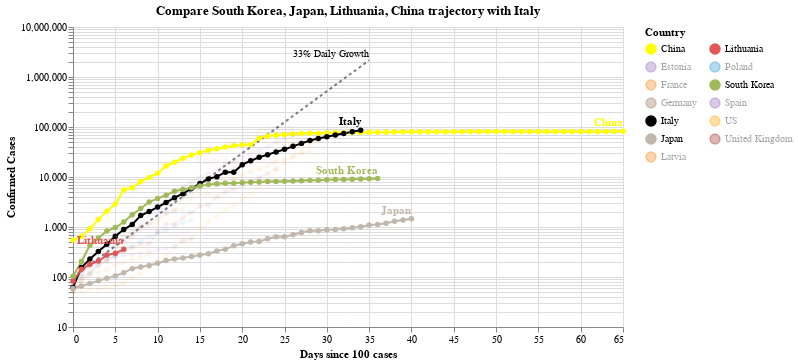

Notebook code cell kept with this figure:
### Code cell
#hide_input
chart3 = make_since_chart(['South Korea', 'Japan', 'Lithuania', 'China'])
chart3

### Figure 1 — Vega-Lite specification as saved in the notebook (floating-point values rounded to 4 significant figures; data arrays with more than 128 entries replaced by an {"elided": "..."} marker saying what was removed)
{"config": {"view": {"continuousWidth": 400, "continuousHeight": 300}}, "layer": [{"mark": {"type": "line", "color": "black", "opacity": 0.5, "strokeDash": [3, 3]}, "encoding": {"x": {"type": "quantitative", "field": "Days since 100 cases"}, "y": {"type": "quantitative", "field": "Confirmed Cases"}}}, {"mark": {"type": "text", "align": "right", "dy": -6, "fontSize": 10, "text": "33% Daily Growth"}, "encoding": {"x": {"type": "quantitative", "field": "Days since 100 cases"}, "y": {"type": "quantitative", "field": "Confirmed Cases"}}, "transform": [{"filter": "(datum['Days since 100 cases'] >= 35)"}]}, {"data": {"name": "data-b4eb8b8d9c188949bb45cbe6c8a4ffd4"}, "mark": {"type": "line", "point": true}, "encoding": {"color": {"type": "nominal", "field": "Country", "legend": {"columns": 2}, "scale": {"domain": ["China", "Estonia", "France", "Germany", "Italy", "Japan", "Latvia", "Lithuania", "Poland", "South Korea", "Spain", "US", "United Kingdom"], "range": ["yellow", "#9467bd", "#F58518", "#9D755D", "black", "#C1B7AD", "#F58518", "#E45756", "#2495D3", "#A1BA59", "#9467bd", "orange", "brown"]}}, "opacity": {"condition": {"value": 1, "selection": "selector001"}, "value": 0.05}, "tooltip": [{"type": "nominal", "field": "Country"}, {"type": "temporal", "field": "Date"}, {"type": "quantitative", "field": "Confirmed Cases"}, {"type": "quantitative", "field": "Days since 100 cases"}], "x": {"type": "quantitative", "field": "Days since 100 cases"}, "y": {"type": "quantitative", "field": "Confirmed Cases", "scale": {"type": "log"}}}, "selection": {"selector001": {"type": "multi", "fields": ["Country"], "bind": "legend", "init": [{"Country": "South Korea"}, {"Country": "Japan"}, {"Country": "Lithuania"}, {"Country": "China"}, {"Country": "Italy"}]}}, "width": 550}, {"data": {"name": "data-b4eb8b8d9c188949bb45cbe6c8a4ffd4"}, "mark": {"type": "text", "align": "right", "dy": -8, "fontWeight": "bold"}, "encoding": {"color": {"type": "nominal", "field": "Country", "legend": {"columns": 2}, "scale": {"domain": ["China", "Estonia", "France", "Germany", "Italy", "Japan", "Latvia", "Lithuania", "Poland", "South Korea", "Spain", "US", "United Kingdom"], "range": ["yellow", "#9467bd", "#F58518", "#9D755D", "black", "#C1B7AD", "#F58518", "#E45756", "#2495D3", "#A1BA59", "#9467bd", "orange", "brown"]}}, "opacity": {"condition": {"value": 1, "selection": "selector001"}, "value": 0.05}, "text": {"type": "nominal", "field": "Country"}, "tooltip": [{"type": "nominal", "field": "Country"}, {"type": "temporal", "field": "Date"}, {"type": "quantitative", "field": "Confirmed Cases"}, {"type": "quantitative", "field": "Days since 100 cases"}], "x": {"type": "quantitative", "field": "Days since 100 cases"}, "y": {"type": "quantitative", "field": "Confirmed Cases", "scale": {"type": "log"}}}, "transform": [{"filter": "(datum['Date'] >= 1585267200000)"}], "width": 550}], "data": {"name": "data-c1a3bbf4dd040f2e7e8e7a69520e3c2a"}, "title": "Compare South Korea, Japan, Lithuania, China trajectory with Italy", "$schema": "https://vega.github.io/schema/vega-lite/v4.0.2.json", "datasets": {"data-c1a3bbf4dd040f2e7e8e7a69520e3c2a": [{"Days since 100 cases": 0, "Confirmed Cases": 100.0}, {"Days since 100 cases": 1, "Confirmed Cases": 133.0}, {"Days since 100 cases": 2, "Confirmed Cases": 176.9}, {"Days since 100 cases": 3, "Confirmed Cases": 235.3}, {"Days since 100 cases": 4, "Confirmed Cases": 312.9}, {"Days since 100 cases": 5, "Confirmed Cases": 416.2}, {"Days since 100 cases": 6, "Confirmed Cases": 553.5}, {"Days since 100 cases": 7, "Confirmed Cases": 736.1}, {"Days since 100 cases": 8, "Confirmed Cases": 979.1}, {"Days since 100 cases": 9, "Confirmed Cases": 1302.0}, {"Days since 100 cases": 10, "Confirmed Cases": 1732.0}, {"Days since 100 cases": 11, "Confirmed Cases": 2303.0}, {"Days since 100 cases": 12, "Confirmed Cases": 3064.0}, {"Days since 100 cases": 13, "Confirmed Cases": 4074.0}, {"Days since 100 cases": 14, "Confirmed Cases": 5419.0}, {"Days since 100 cases": 15, "Confirmed Cases": 7207.0}, {"Days since 100 cases": 16, "Confirmed Cases": 9586.0}, {"Days since 100 cases": 17, "Confirmed Cases": 12750.0}, {"Days since 100 cases": 18, "Confirmed Cases": 16960.0}, {"Days since 100 cases": 19, "Confirmed Cases": 22550.0}, {"Days since 100 cases": 20, "Confirmed Cases": 29990.0}, {"Days since 100 cases": 21, "Confirmed Cases": 39890.0}, {"Days since 100 cases": 22, "Confirmed Cases": 53060.0}, {"Days since 100 cases": 23, "Confirmed Cases": 70560.0}, {"Days since 100 cases": 24, "Confirmed Cases": 93850.0}, {"Days since 100 cases": 25, "Confirmed Cases": 124800.0}, {"Days since 100 cases": 26, "Confirmed Cases": 166000.0}, {"Days since 100 cases": 27, "Confirmed Cases": 220800.0}, {"Days since 100 cases": 28, "Confirmed Cases": 293700.0}, {"Days since 100 cases": 29, "Confirmed Cases": 390600.0}, {"Days since 100 cases": 30, "Confirmed Cases": 519500.0}, {"Days since 100 cases": 31, "Confirmed Cases": 690900.0}, {"Days since 100 cases": 32, "Confirmed Cases": 918900.0}, {"Days since 100 cases": 33, "Confirmed Cases": 1222000.0}, {"Days since 100 cases": 34, "Confirmed Cases": 1625000.0}, {"Days since 100 cases": 35, "Confirmed Cases": 2162000.0}], "data-b4eb8b8d9c188949bb45cbe6c8a4ffd4": {"elided": "368 records"}}}
